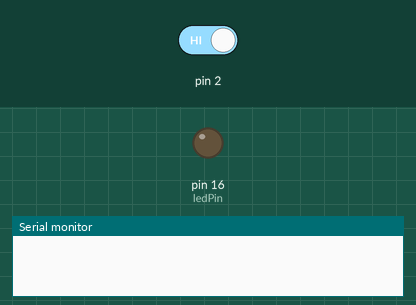
The sketch below on a simulated Arduino Uno, built with avr-gcc and run on an emulated ATmega328P. Shown: output pins drawn as LEDs (lit = HIGH), the last lines printed to the serial monitor. Inputs (shaded band) come from the test bench; at power-on: pin 2 HIGH.

Above: at 1.2 s.
1.3 s: pin 2 driven LOW
At 2.0 s:
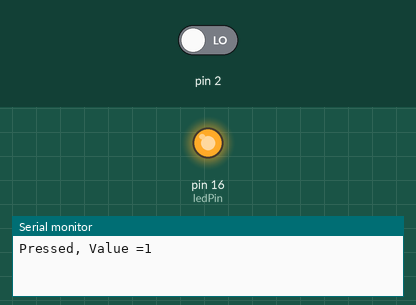
Timing chart, 0 to 4.3 s (numbered marks = the images above; inputs shaded):
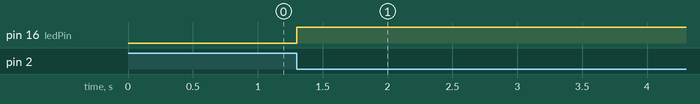

The sketch:

PressButton.ino
```cpp
int ledPin = 16; // set chân pin cho led.
int ledState = LOW;
int btnPin = 0;  // set chân pin cho nút nhấn. trên board arduino wifi uno mặc định nút nhấn là GPIO0


void blink() {
  if(ledState == LOW){
    ledState = HIGH;
  } else {
    ledState = LOW;
  }

  digitalWrite(ledPin, ledState);
  Serial.println("Pressed, Value =" + String(ledState));

}

void setup() {
  // put your setup code here, to run once:
  pinMode(ledPin, OUTPUT);
  pinMode(btnPin, INPUT);
  pinMode(btnPin, INPUT_PULLUP);
  attachInterrupt(btnPin, blink, FALLING);
  Serial.begin(115200); // attach serial port
}

void loop() {

}
```

Measured:
- after the input at 1.3 s, pin 16 (ledPin): LOW → HIGH at once
